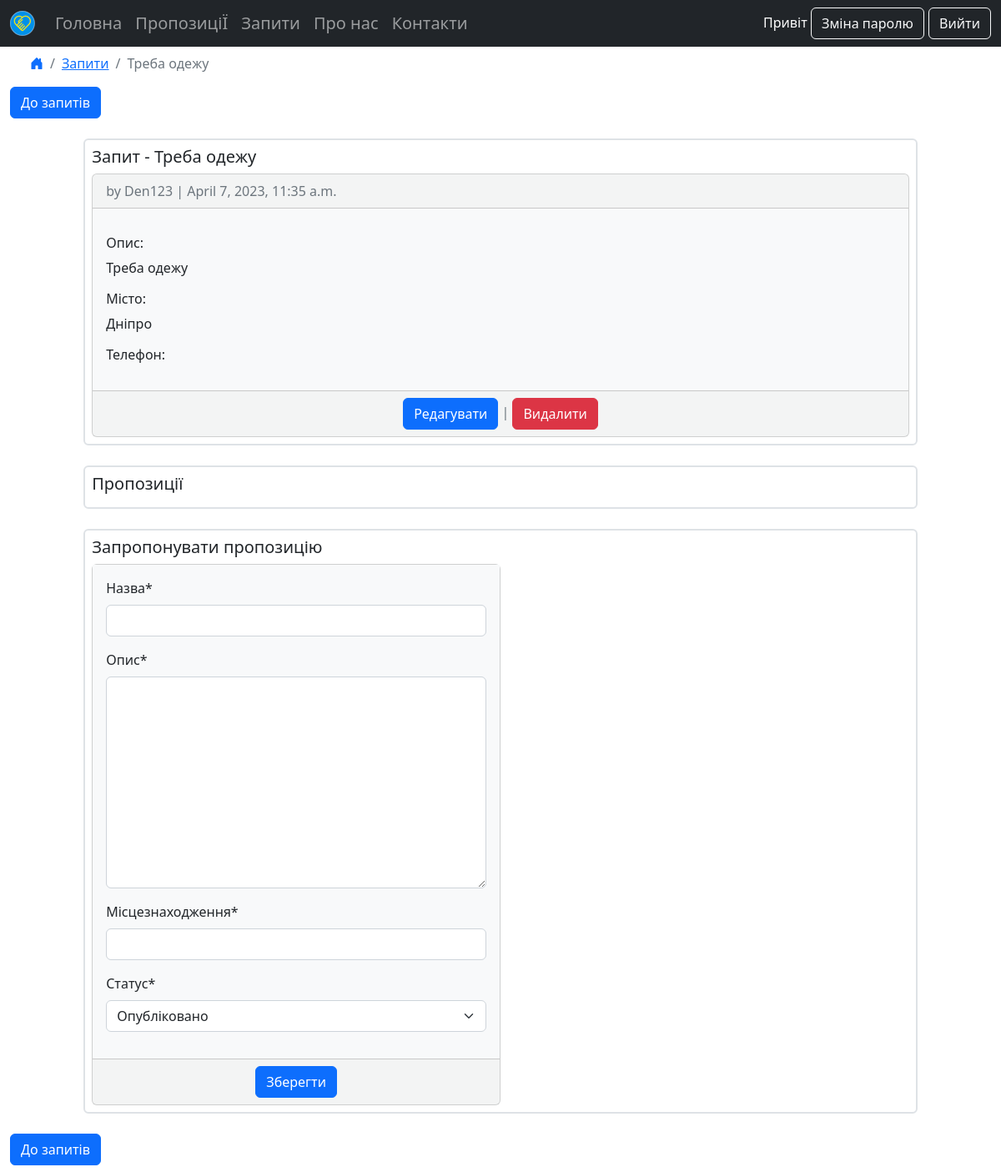
The page /requests/requests/6 (signed in) on the database its author committed.
### requests/models.py (models this page shows, shortened)
class Requests(models.Model):
    title = models.CharField(max_length=255)
    body = models.TextField('Опис', max_length=1024)
    location = models.TextField(blank=True)
    date = models.DateTimeField(auto_now_add=True)
    author = models.ForeignKey(
        'accounts.CustomUser',
        on_delete=models.CASCADE,
    )
    offer = models.ManyToManyField('offers.Offers')
    status = models.ForeignKey('statuses.Status', on_delete=models.PROTECT, default=2)

### accounts/models.py (models this page shows)
class CustomUser(AbstractUser):
    phone = models.CharField(max_length=15)

### statuses/models.py (models this page shows)
class Status(models.Model):
    title = models.CharField(max_length=50)
    def __str__(self):
        return self.title

### requests/views.py (the view, shortened to what this page needs)
# urls.py: path("requests/<int:pk>", RequestsDetailView.as_view(), name="requests_detail"),
class RequestsDetailView(DetailView):
    def get(self, request, *args, **kwargs):
        view = OfferGet.as_view()
        return view(request, *args, **kwargs)

### requests/forms.py
class CreationRequestsForm(forms.ModelForm):
    title = forms.CharField(label='Назва', min_length=10)
    body = forms.Textarea()
    location= forms.CharField(label='Місцезнаходження')
    status = forms.ModelChoiceField(queryset=Status.objects.all(), label='Статус', initial=2)
    class Meta:
        model = Requests
        fields = ['title', 'body', 'location', 'status']

### requests/views.py (called while the page is built, shortened)
    def get_context_data(self, **kwargs) :
        context = super().get_context_data(**kwargs)
        request = self.object
        request_in_offer =  request.offer.all()
        context["request_in_offer"] =  request_in_offer
        if request_in_offer:
            context["offer_id"] = request.offer.values("id").first()["id"]
            return context
        if self.request.user.is_superuser:
           context["form"] = CreationRequestsForm()
           context["offers_list"] = request.offers_set.all().order_by('-date')
           return context

### templates/requests_detail.html (shortened to what this page needs)
{% extends "base.html" %}
{% load crispy_forms_tags %}
{% block content %}
<ul class="breadcrumb ms-4">
    <li class="breadcrumb-item"><a href="{% url 'home' %}"><i class="bi bi-house-door-fill"></i></a></li>
    <li class="breadcrumb-item"><a href="{% url 'requests_list' %}">Запити</a></li>
    <li class="breadcrumb-item active">{{ requests.title }}</li>
</ul>
<div class="mb-4">
    {% if not request_in_offer %}
        <a href="{% url 'requests_list' %}" class="btn btn-primary">До запитів</a>
    {% endif %}
</div>
<div class="container-fluid mb-4 p-2 border border-2 rounded mx-auto" style="max-width: 85%">
    <h5>Запит - {{ requests.title }}</h5>
    <div class="card bg-light bg-opacity-50">
        <div class="card-header">
            <span class="text-muted">by {{ requests.author }} |
                {{ requests.date }}</span>
        </div>
        <div class="row g-0">
            <div class="col-md-12">
                <div class="card-body bg-light post-entry">
                    <p><h6>Опис:</h6>{{ requests.body }}</p>
                    <p><h6>Місто:</h6>{{ requests.location }}</p>
                    <p><h6>Телефон:</h6>{{ user.phone }}</p>
                </div>
            </div>
            <div class="card-footer text-center text-muted">
                {% if user.is_authenticated and user.id == requests.author_id or user.is_superuser %}
                <a class = "btn btn-primary" href="{% url 'requests_edit' requests.pk %}">Редагувати</a> |
                <a class = "btn btn-danger" href="{% url 'requests_delete' requests.pk %}">Видалити</a>
                {% endif %}
            </div>
        </div>
    </div>
</div>
{% if not request_in_offer and requests.status_id == 2 %}
<div class="container-fluid mb-4 p-2 border border-2 rounded mx-auto" style="max-width: 85%">
    <h5>Пропозиції</h5>
</div>
{% endif %}
{% if user.is_authenticated and not request_in_offer and requests.status_id == 2 and user.id != requests.author_id%}
<div class="container-fluid mb-4 p-2 border border-2 rounded mx-auto" style="max-width: 85%">
    <h5>Запропонувати пропозицію</h5>
    <form action="" method="post">
        <div class=" card card-edit bg-light bg-opacity-50 " style="max-width: 50%">
            <div class="card-body bg-light">
                {{ form|crispy }}
            </div>
            <div class="card-footer text-center text-muted">
                <input class= "btn btn-primary" type="submit" value="Зберегти">
            </div>
        </div>
    </form>
</div>
{% endif %}
<div class="mb-2">
    {% if not request_in_offer %}
        <a href="{% url 'requests_list' %}" class="btn btn-primary">До запитів</a>
    {% endif %}
</div>
{% endblock content %}

### rows shown on the page
Requests: title "Треба одежу", author "Den123", date "April 7, 2023, 11:35 a.m.", body "Треба одежу", location "Дніпро"
